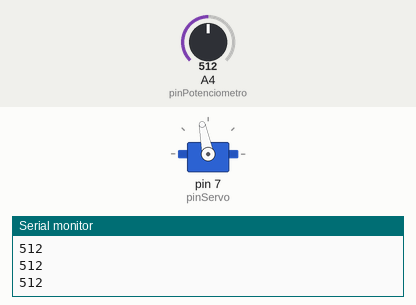
Recording of a sketch running on a simulated Arduino Uno, built with avr-gcc and run on an emulated ATmega328P. Parts: servo, the last lines printed to the serial monitor. Inputs (shaded band) come from the test bench; at power-on: A4 (pinPotenciometro) = 512.

Above: at 1.2 s.
1.3 s: A4 (pinPotenciometro) set to 716
At 2.5 s:
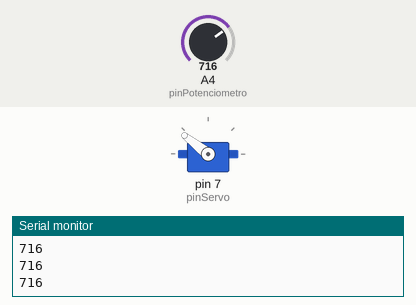
2.8 s: A4 (pinPotenciometro) set to 900
At 3.9 s:
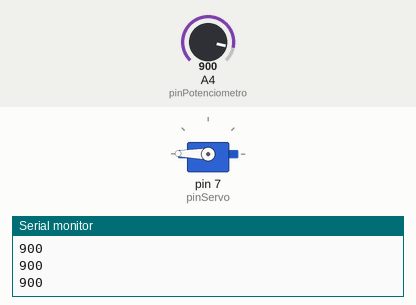
4.3 s: A4 (pinPotenciometro) set to 1023
At 5.0 s:
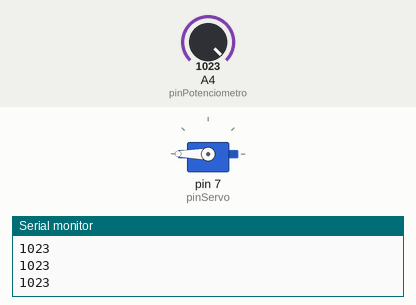
5.8 s: A4 (pinPotenciometro) set to 306
At 6.1 s:
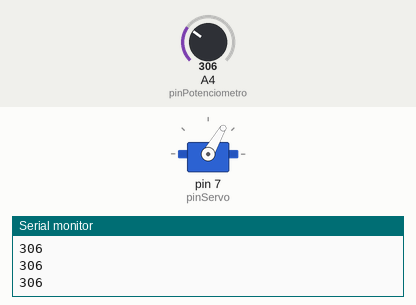
7.3 s: A4 (pinPotenciometro) set to 122
At 8.3 s:
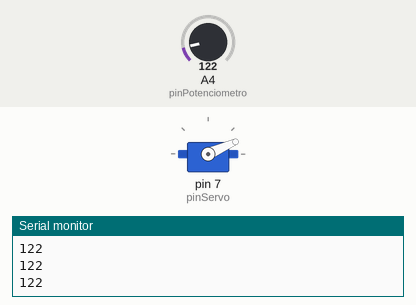
8.8 s: A4 (pinPotenciometro) set to 511
At 9.6 s:
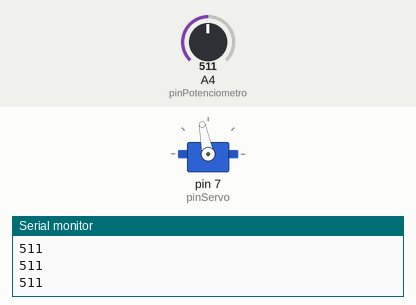
Timing chart, 0 to 11.3 s (numbered marks = the images above; inputs shaded):
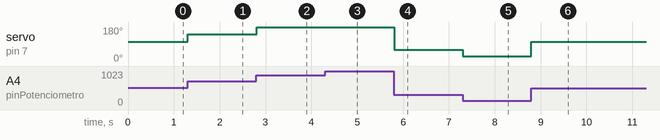

Measured:
- after the input at 1.3 s, servo on pin 7 (pinServo): 101° → 142° at once
- after the input at 2.8 s, servo on pin 7 (pinServo): 142° → 179° at once
- after the input at 4.3 s, servo on pin 7 (pinServo): 179° → 180° at once
- after the input at 5.8 s, servo on pin 7 (pinServo): 180° → 60° at once
- after the input at 7.3 s, servo on pin 7 (pinServo): 60° → 24° at once
- after the input at 8.8 s, servo on pin 7 (pinServo): 24° → 101° at once

The sketch:

analog-input.ino
```cpp
#include <Servo.h>
Servo myservo;

int pinServo = 7;
int pinPotenciometro = A4;
int val = 0;

void setup() {
  //
  Serial.begin(9600);

  // Configurando Servo
  myservo.attach(pinServo);
}

void loop() {
  //
  val = analogRead(pinPotenciometro);  // read the input pin
  Serial.println(val);          // debug value
  int angulo = map(val, 0, 904, 0, 180);
  myservo.write(angulo);
  delay(5);

}
```
